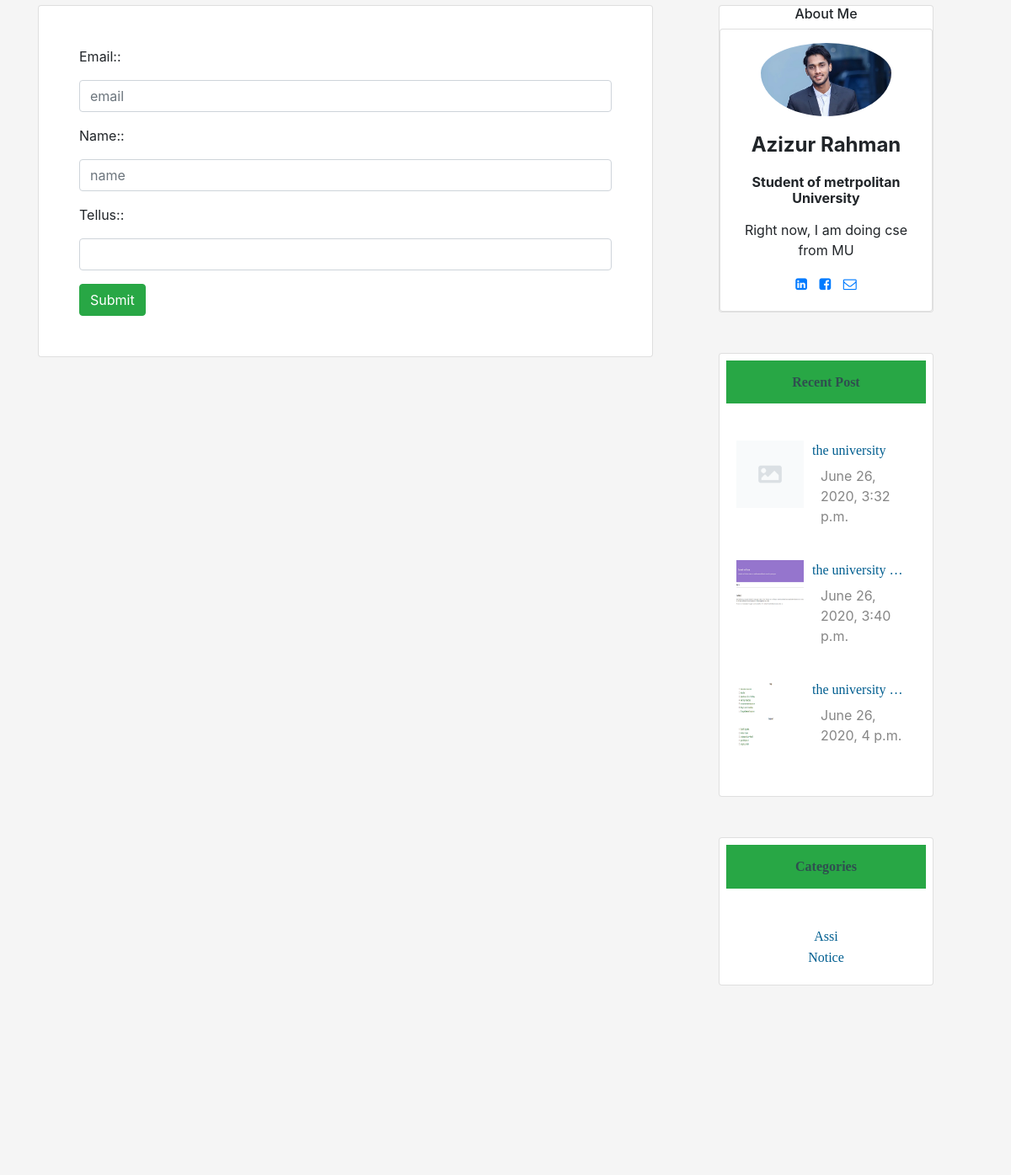
Page /contact/ (middle part) on the earlier database version.
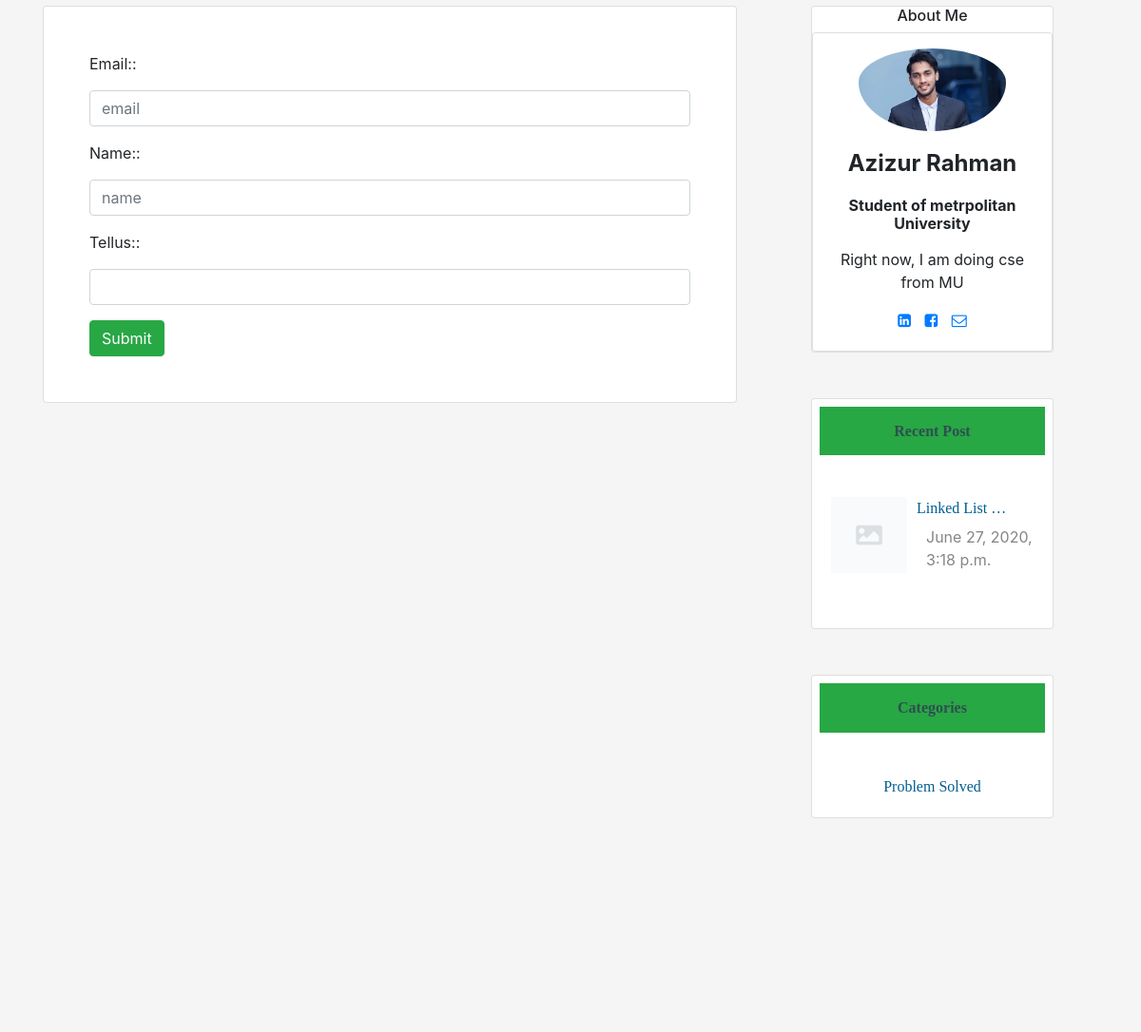
Same page on the later database version.
### home/models.py (models this page shows, shortened)
class Post(models.Model):
    category = models.ForeignKey(Category, on_delete=models.CASCADE)
    postAuthor = models.CharField(max_length=200)
    postId = models.AutoField(primary_key=True, auto_created=True)
    postTitle = models.CharField(max_length=200)
    postTimeDate = models.DateTimeField(auto_now_add=True, auto_now=False, blank=True)
    postInC = models.TextField()
    postInCplus = models.TextField()
    postInPython = models.TextField()
    postDescriptions = models.TextField()
    postUrl = models.TextField(blank=True)
    postImage = models.ImageField(blank=True, null=True)
    def get_photo_url(self):
        if self.postImage and hasattr(self.postImage, 'url'):
            return self.postImage.url
        else:
            return "/static/no.png"

class Category(models.Model):
    category = models.CharField(max_length=200, primary_key=True)

### home/views.py (the view)
# urls.py: path('contact/', views.contactUs, name='contact'),
def contactUs(request):
    context = {}
    if request.POST:
        form = Contact(request.POST)
        if form.is_valid():
            form.save()
            messages.success(request, "your comment added successfully")
            context = {'form': form, 'RecentPost': Post.objects.all()[0:3],
                       'Categories': Category.objects.all()[0:4]}
            return render(request, 'contact.html', context)
        else:
            messages.error(request, "Please fill the form correctly")
            context = {'form': form, 'RecentPost': Post.objects.all()[0:3],
                       'Categories': Category.objects.all()[0:4]}
            return render(request, 'contact.html', context)
    else:  # GET request
        form = Contact()
        context = {'form': form, 'RecentPost': Post.objects.all()[0:3],
            'Categories': Category.objects.all()[0:4]}
    return render(request, 'contact.html', context)

### home/forms.py
class Contact(forms.ModelForm):
    Email = forms.EmailField(widget=forms.TextInput(
        attrs = {
            'class': 'form-control',
            'placeholder' : 'email'
        }
    ))
    Name = forms.CharField(widget=forms.TextInput(
        attrs={
            'class': 'form-control',
            'placeholder': 'name'
        }
    ))
    TellUs = forms.CharField( widget=forms.TextInput(
        attrs={
            'class': 'form-control',
        }
    ))
    class Meta:
        model = Contact
        fields = ("Email", "Name", "TellUs")

### templates/contact.html (shortened to what this page needs)
{% extends 'base.html' %}
{% load static %}
 {% block body %}
<div class="row">
 <div class="col-sm-8 mb-5">
     <div class="card pl-5  pr-5  pt-5 pb-5">
           <form action="{% url 'contact' %}" method="post">
   {%for f in form %}
  <label>{{ f.label_tag }}:</label>
    <p>{{f}}</p>
                    {% endfor %}
        <button type="submit" class="btn btn-success">Submit</button>
</form>
     </div>
 </div>
        <div class="col-sm-3 ml-lg-5" >
          <div class="card text-center ">
                    <h6>About Me</h6>
<div class="card card-cascade">
  <div class="view view-cascade overlay">
    <img class="card-img-top rounded-circle pl-5 pr-5 pt-3" src="{% static 'aya.jpeg' %}" alt="Card image cap">
  </div>
  <div class="card-body card-body-cascade text-center">
    <h4 class="card-title"><strong>Azizur Rahman</strong></h4>
    <h6 class="font-weight-bold indigo-text py-2">Student of metrpolitan University</h6>
    <p class="card-text">Right now, I am doing cse from MU
    </p>
    <a href="https://www.linkedin.com/in/azizur-rahman-720636165"  class="btn-floating btn-small btn-fb"><i class="fa fa-linkedin-square

"></i></a>
    <a href="https://www.facebook.com/imayanchy/" class="btn-floating btn-small btn-tw" style="padding:10px;"><i class="fa fa-facebook-square

"></i></a>
    <a href="mailto:aaziz9642@gmail.com"  class="btn-floating btn-small btn-dribbble"><i class="fa fa-envelope-o"></i></a>
  </div>
</div>
                </div>
<div class="card promoting-card mt-5">
<h6 class="bg-success m-2  p-3 text-center" id="heading">Recent Post</h6>
 <div class="card-body">
                        <div class="mt-3">
                             {% for post in RecentPost%}
                            <img style="float:left;" class="d-inline-block" src="{{ post.get_photo_url }}" height=80;
                                width=80; alt="abc">
                            <a href="{% url 'readMore' post.postId %}">
                                <p  style="margin-left:90px;" class="text-style">
                                    {{ post.postTitle |truncatewords:2 }}
                                </p>
                            </a>
                            <p style="margin-left:100px; margin-top:-10px;" class="description">{{ post.postTimeDate }}</p>
                            <br>
                             {% endfor %}
                        </div>
                    </div>
</div>
<div class="card promoting-card mt-5">
<h6 class="bg-success m-2 p-3 text-center" id="heading">Categories</h6>
  <div class="card-body">
                        <div class="mt-3 text-center">
                             {% for cat in Categories%}
                            <a class="text-style" href="#"> {{cat.category}} </a><br>
                             {% endfor %}
                        </div>
                    </div>
</div>
</div>
</div>
{% endblock body %}

Differences in the rows shown:
removed Post: get_photo_url (picture), postTitle "the university …", postTimeDate "June 26, 2020, 3:40 p.m."
removed Post: get_photo_url (picture), postTitle "the university …", postTimeDate "June 26, 2020, 4 p.m."
removed Category: category "Assi"
removed Category: category "Notice"
changed Post: postTitle "the university" → "Linked List …"; postTimeDate "June 26, 2020, 3:32 p.m." → "June 27, 2020, 3:18 p.m."
added Category: category "Problem Solved"
